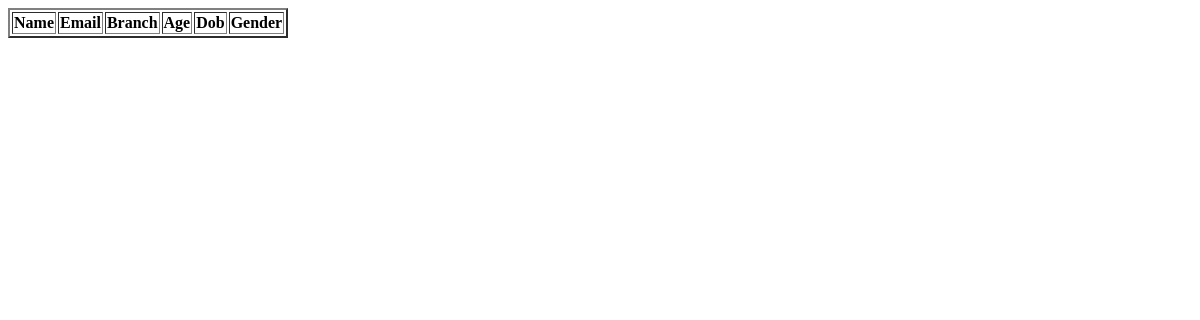
Before: /student/data with the older database file.
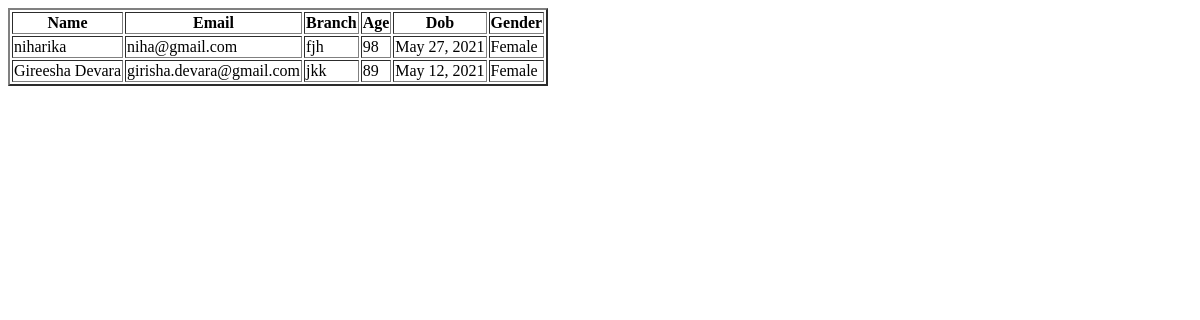
After: the same page with the newer database file.
### student/models.py (models this page shows, shortened)
class Register(models.Model):
    Student_name = models.CharField(max_length=10)
    Email = models.EmailField()
    Branch = models.CharField(max_length=5)
    gender_list = [('Male','Male'),('Female','Female')]
    gender = models.CharField(choices=gender_list, max_length=7,null=True, blank='True')
    age = models.IntegerField(null=True, blank='True')
    dob = models.DateField(null=True,blank=True)

### student/views.py (the view)
# urls.py: path('student/data',student_view.student_data,name='data'),
def student_data(request):
    data = Register.objects.all()
    return render(request, 'result.html', {'context': data})

### student/templates/result.html (shortened to what this page needs)
<!DOCTYPE html>
<html lang="en">
<head>
</head>
<body>
<table border="2">
    <tr>
        <th>Name</th>
        <th>Email</th>
        <th>Branch</th>
        <th>Age</th>
        <th>Dob</th>
        <th>Gender</th>
    </tr>
    {% for i in context %}
    <tr>
        <td>{{i.Student_name}}</td>
        <td>{{i.Email}}</td>
        <td>{{i.Branch}}</td>
        <td>{{i.age}}</td>
        <td>{{i.dob}}</td>
        <td>{{i.gender}}</td>
    </tr>
    {% endfor %}
</table>
</body>
</html>

Changed rows visible on the page:
added Register: Student_name "niharika", Email "niha@gmail.com", Branch "fjh", age "98", dob "May 27, 2021", gender "Female"
added Register: Student_name "Gireesha Devara", Email "girisha.devara@gmail.com", Branch "jkk", age "89", dob "May 12, 2021", gender "Female"
